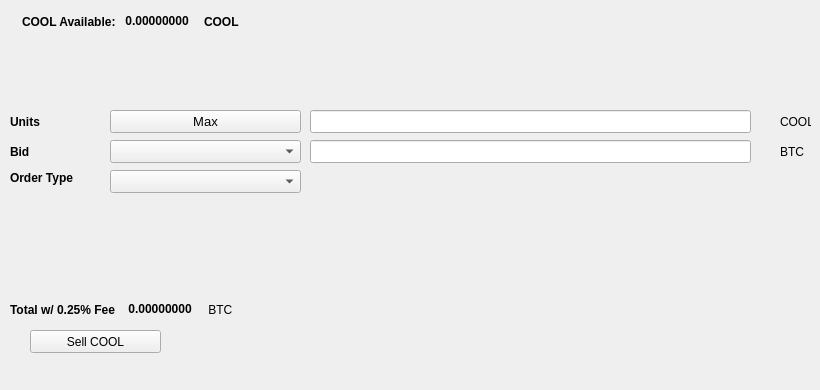
   <widget class="QWidget" name="SellTab">
    <attribute name="title">
     <string>Sell</string>
    </attribute>
    <widget class="QLabel" name="label_16">
     <property name="geometry">
      <rect>
       <x>780</x>
       <y>140</y>
       <width>31</width>
       <height>23</height>
      </rect>
     </property>
     <property name="text">
      <string>BTC</string>
     </property>
    </widget>
    <widget class="QComboBox" name="SellBidcomboBox">
     <property name="geometry">
      <rect>
       <x>110</x>
       <y>140</y>
       <width>191</width>
       <height>23</height>
      </rect>
     </property>
     <property name="font">
      <font>
       <pointsize>10</pointsize>
      </font>
     </property>
    </widget>
    <widget class="QLabel" name="label_18">
     <property name="geometry">
      <rect>
       <x>10</x>
       <y>110</y>
       <width>46</width>
       <height>23</height>
      </rect>
     </property>
     <property name="font">
      <font>
       <weight>75</weight>
       <bold>true</bold>
      </font>
     </property>
     <property name="text">
      <string>Units</string>
     </property>
    </widget>
    <widget class="QPushButton" name="Sell_Max_Amount">
     <property name="geometry">
      <rect>
       <x>110</x>
       <y>110</y>
       <width>191</width>
       <height>23</height>
      </rect>
     </property>
     <property name="font">
      <font>
       <pointsize>10</pointsize>
      </font>
     </property>
     <property name="text">
      <string>Max</string>
     </property>
    </widget>
    <widget class="QLabel" name="label_20">
     <property name="geometry">
      <rect>
       <x>10</x>
       <y>170</y>
       <width>91</width>
       <height>16</height>
      </rect>
     </property>
     <property name="font">
      <font>
       <weight>75</weight>
       <bold>true</bold>
      </font>
     </property>
     <property name="text">
      <string>Order Type</string>
     </property>
    </widget>
    <widget class="QComboBox" name="SellOrdertypeCombo">
     <property name="geometry">
      <rect>
       <x>110</x>
       <y>170</y>
       <width>191</width>
       <height>23</height>
      </rect>
     </property>
     <property name="font">
      <font>
       <pointsize>10</pointsize>
      </font>
     </property>
    </widget>
    <widget class="QLabel" name="label_21">
     <property name="geometry">
      <rect>
       <x>10</x>
       <y>140</y>
       <width>46</width>
       <height>23</height>
      </rect>
     </property>
     <property name="font">
      <font>
       <weight>75</weight>
       <bold>true</bold>
      </font>
     </property>
     <property name="text">
      <string>Bid</string>
     </property>
    </widget>
    <widget class="QLabel" name="label_22">
     <property name="geometry">
      <rect>
       <x>780</x>
       <y>110</y>
       <width>31</width>
       <height>23</height>
      </rect>
     </property>
     <property name="text">
      <string>COOL</string>
     </property>
    </widget>
    <widget class="QLineEdit" name="UnitsInputVVL">
     <property name="geometry">
      <rect>
       <x>310</x>
       <y>110</y>
       <width>441</width>
       <height>23</height>
      </rect>
     </property>
     <property name="font">
      <font>
       <pointsize>9</pointsize>
       <weight>75</weight>
       <bold>true</bold>
      </font>
     </property>
    </widget>
    <widget class="QLineEdit" name="SellBidPriceEdit">
     <property name="geometry">
      <rect>
       <x>310</x>
       <y>140</y>
       <width>441</width>
       <height>23</height>
      </rect>
     </property>
     <property name="font">
      <font>
       <pointsize>9</pointsize>
       <weight>75</weight>
       <bold>true</bold>
      </font>
     </property>
    </widget>
    <widget class="QPushButton" name="SellVVLBTN">
     <property name="geometry">
      <rect>
       <x>30</x>
       <y>330</y>
       <width>131</width>
       <height>23</height>
      </rect>
     </property>
     <property name="text">
      <string>Sell COOL</string>
     </property>
     <property name="icon">
      <iconset resource="../coolnode">
       <normaloff>:/icons/bitcoin</normaloff>:/icons/bitcoin</iconset>
     </property>
    </widget>
    <widget class="QWidget" name="layoutWidget3">
     <property name="geometry">
      <rect>
       <x>22</x>
       <y>12</y>
       <width>258</width>
       <height>19</height>
      </rect>
     </property>
     <layout class="QHBoxLayout" name="horizontalLayout">
      <item>
       <widget class="QLabel" name="label232_2">
        <property name="font">
         <font>
          <weight>75</weight>
          <bold>true</bold>
         </font>
        </property>
        <property name="text">
         <string>COOL Available:</string>
        </property>
       </widget>
      </item>
      <item>
       <widget class="QLabel" name="VVLAvailableLabel">
        <property name="palette">
         <palette>
          <active>
           <colorrole role="WindowText">
            <brush brushstyle="SolidPattern">
             <color alpha="255">
              <red>0</red>
              <green>0</green>
              <blue>0</blue>
             </color>
            </brush>
           </colorrole>
           <colorrole role="Button">
            <brush brushstyle="SolidPattern">
             <color alpha="255">
              <red>0</red>
              <green>170</green>
              <blue>0</blue>
             </color>
            </brush>
           </colorrole>
           <colorrole role="Light">
            <brush brushstyle="SolidPattern">
             <color alpha="255">
              <red>0</red>
              <green>255</green>
              <blue>0</blue>
             </color>
            </brush>
           </colorrole>
           <colorrole role="Midlight">
            <brush brushstyle="SolidPattern">
             <color alpha="255">
              <red>0</red>
              <green>212</green>
              <blue>0</blue>
             </color>
            </brush>
           </colorrole>
           <colorrole role="Dark">
            <brush brushstyle="SolidPattern">
             <color alpha="255">
              <red>0</red>
              <green>85</green>
              <blue>0</blue>
             </color>
            </brush>
           </colorrole>
           <colorrole role="Mid">
            <brush brushstyle="SolidPattern">
             <color alpha="255">
              <red>0</red>
              <green>113</green>
              <blue>0</blue>
             </color>
            </brush>
           </colorrole>
           <colorrole role="Text">
            <brush brushstyle="SolidPattern">
             <color alpha="255">
              <red>0</red>
              <green>170</green>
              <blue>0</blue>
             </color>
            </brush>
           </colorrole>
           <colorrole role="BrightText">
            <brush brushstyle="SolidPattern">
             <color alpha="255">
              <red>255</red>
              <green>255</green>
              <blue>255</blue>
             </color>
            </brush>
           </colorrole>
           <colorrole role="ButtonText">
            <brush brushstyle="SolidPattern">
             <color alpha="255">
              <red>0</red>
              <green>0</green>
              <blue>0</blue>
             </color>
            </brush>
           </colorrole>
           <colorrole role="Base">
            <brush brushstyle="SolidPattern">
             <color alpha="255">
              <red>255</red>
              <green>255</green>
              <blue>255</blue>
             </color>
            </brush>
           </colorrole>
           <colorrole role="Window">
            <brush brushstyle="SolidPattern">
             <color alpha="255">
              <red>0</red>
              <green>170</green>
              <blue>0</blue>
             </color>
            </brush>
           </colorrole>
           <colorrole role="Shadow">
            <brush brushstyle="SolidPattern">
             <color alpha="255">
              <red>0</red>
              <green>0</green>
              <blue>0</blue>
             </color>
            </brush>
           </colorrole>
           <colorrole role="AlternateBase">
            <brush brushstyle="SolidPattern">
             <color alpha="255">
              <red>127</red>
              <green>212</green>
              <blue>127</blue>
             </color>
            </brush>
           </colorrole>
           <colorrole role="ToolTipBase">
            <brush brushstyle="SolidPattern">
             <color alpha="255">
              <red>255</red>
              <green>255</green>
              <blue>220</blue>
             </color>
            </brush>
           </colorrole>
           <colorrole role="ToolTipText">
            <brush brushstyle="SolidPattern">
             <color alpha="255">
              <red>0</red>
              <green>0</green>
              <blue>0</blue>
             </color>
            </brush>
           </colorrole>
          </active>
          <inactive>
           <colorrole role="WindowText">
            <brush brushstyle="SolidPattern">
             <color alpha="255">
              <red>0</red>
              <green>0</green>
              <blue>0</blue>
             </color>
            </brush>
           </colorrole>
           <colorrole role="Button">
            <brush brushstyle="SolidPattern">
             <color alpha="255">
              <red>0</red>
              <green>170</green>
              <blue>0</blue>
             </color>
            </brush>
           </colorrole>
           <colorrole role="Light">
            <brush brushstyle="SolidPattern">
             <color alpha="255">
              <red>0</red>
              <green>255</green>
              <blue>0</blue>
             </color>
            </brush>
           </colorrole>
           <colorrole role="Midlight">
            <brush brushstyle="SolidPattern">
             <color alpha="255">
              <red>0</red>
              <green>212</green>
              <blue>0</blue>
             </color>
            </brush>
           </colorrole>
           <colorrole role="Dark">
            <brush brushstyle="SolidPattern">
             <color alpha="255">
              <red>0</red>
              <green>85</green>
              <blue>0</blue>
             </color>
            </brush>
           </colorrole>
           <colorrole role="Mid">
            <brush brushstyle="SolidPattern">
             <color alpha="255">
              <red>0</red>
              <green>113</green>
              <blue>0</blue>
             </color>
            </brush>
           </colorrole>
           <colorrole role="Text">
            <brush brushstyle="SolidPattern">
             <color alpha="255">
              <red>0</red>
              <green>170</green>
              <blue>0</blue>
             </color>
            </brush>
           </colorrole>
           <colorrole role="BrightText">
            <brush brushstyle="SolidPattern">
             <color alpha="255">
              <red>255</red>
              <green>255</green>
              <blue>255</blue>
             </color>
            </brush>
           </colorrole>
           <colorrole role="ButtonText">
            <brush brushstyle="SolidPattern">
             <color alpha="255">
              <red>0</red>
              <green>0</green>
              <blue>0</blue>
             </color>
            </brush>
           </colorrole>
           <colorrole role="Base">
            <brush brushstyle="SolidPattern">
             <color alpha="255">
              <red>255</red>
              <green>255</green>
              <blue>255</blue>
             </color>
            </brush>
           </colorrole>
           <colorrole role="Window">
            <brush brushstyle="SolidPattern">
             <color alpha="255">
              <red>0</red>
              <green>170</green>
              <blue>0</blue>
             </color>
            </brush>
           </colorrole>
           <colorrole role="Shadow">
            <brush brushstyle="SolidPattern">
             <color alpha="255">
              <red>0</red>
              <green>0</green>
              <blue>0</blue>
             </color>
            </brush>
           </colorrole>
           <colorrole role="AlternateBase">
            <brush brushstyle="SolidPattern">
             <color alpha="255">
              <red>127</red>
              <green>212</green>
              <blue>127</blue>
             </color>
            </brush>
           </colorrole>
           <colorrole role="ToolTipBase">
            <brush brushstyle="SolidPattern">
             <color alpha="255">
              <red>255</red>
              <green>255</green>
              <blue>220</blue>
             </color>
            </brush>
           </colorrole>
           <colorrole role="ToolTipText">
            <brush brushstyle="SolidPattern">
             <color alpha="255">
              <red>0</red>
              <green>0</green>
              <blue>0</blue>
             </color>
            </brush>
           </colorrole>
          </inactive>
          <disabled>
           <colorrole role="WindowText">
            <brush brushstyle="SolidPattern">
             <color alpha="255">
              <red>0</red>
              <green>85</green>
              <blue>0</blue>
             </color>
            </brush>
           </colorrole>
           <colorrole role="Button">
            <brush brushstyle="SolidPattern">
             <color alpha="255">
              <red>0</red>
              <green>170</green>
              <blue>0</blue>
             </color>
            </brush>
           </colorrole>
           <colorrole role="Light">
            <brush brushstyle="SolidPattern">
             <color alpha="255">
              <red>0</red>
              <green>255</green>
              <blue>0</blue>
             </color>
            </brush>
           </colorrole>
           <colorrole role="Midlight">
            <brush brushstyle="SolidPattern">
             <color alpha="255">
              <red>0</red>
              <green>212</green>
              <blue>0</blue>
             </color>
            </brush>
           </colorrole>
           <colorrole role="Dark">
            <brush brushstyle="SolidPattern">
             <color alpha="255">
              <red>0</red>
              <green>85</green>
              <blue>0</blue>
             </color>
            </brush>
           </colorrole>
           <colorrole role="Mid">
            <brush brushstyle="SolidPattern">
             <color alpha="255">
              <red>0</red>
              <green>113</green>
              <blue>0</blue>
             </color>
            </brush>
           </colorrole>
           <colorrole role="Text">
            <brush brushstyle="SolidPattern">
             <color alpha="255">
              <red>0</red>
              <green>85</green>
              <blue>0</blue>
             </color>
            </brush>
           </colorrole>
           <colorrole role="BrightText">
            <brush brushstyle="SolidPattern">
             <color alpha="255">
              <red>255</red>
              <green>255</green>
              <blue>255</blue>
             </color>
            </brush>
           </colorrole>
           <colorrole role="ButtonText">
            <brush brushstyle="SolidPattern">
             <color alpha="255">
              <red>0</red>
              <green>85</green>
              <blue>0</blue>
             </color>
            </brush>
           </colorrole>
           <colorrole role="Base">
            <brush brushstyle="SolidPattern">
             <color alpha="255">
              <red>0</red>
              <green>170</green>
              <blue>0</blue>
             </color>
            </brush>
           </colorrole>
           <colorrole role="Window">
            <brush brushstyle="SolidPattern">
             <color alpha="255">
              <red>0</red>
              <green>170</green>
              <blue>0</blue>
             </color>
            </brush>
           </colorrole>
           <colorrole role="Shadow">
            <brush brushstyle="SolidPattern">
             <color alpha="255">
              <red>0</red>
              <green>0</green>
              <blue>0</blue>
             </color>
            </brush>
           </colorrole>
           <colorrole role="AlternateBase">
            <brush brushstyle="SolidPattern">
             <color alpha="255">
              <red>0</red>
              <green>170</green>
              <blue>0</blue>
             </color>
            </brush>
           </colorrole>
           <colorrole role="ToolTipBase">
            <brush brushstyle="SolidPattern">
             <color alpha="255">
              <red>255</red>
              <green>255</green>
              <blue>220</blue>
             </color>
            </brush>
           </colorrole>
           <colorrole role="ToolTipText">
            <brush brushstyle="SolidPattern">
             <color alpha="255">
              <red>0</red>
              <green>0</green>
              <blue>0</blue>
             </color>
            </brush>
           </colorrole>
          </disabled>
         </palette>
        </property>
        <property name="font">
         <font>
          <weight>75</weight>
          <bold>true</bold>
         </font>
        </property>
        <property name="text">
         <string> 0.00000000 </string>
        </property>
        <property name="textInteractionFlags">
         <set>Qt::LinksAccessibleByMouse|Qt::TextSelectableByKeyboard|Qt::TextSelectableByMouse</set>
        </property>
       </widget>
      </item>
      <item>
       <widget class="QLabel" name="labelVVL">
        <property name="font">
         <font>
          <weight>75</weight>
          <bold>true</bold>
         </font>
        </property>
        <property name="text">
         <string>COOL</string>
        </property>
       </widget>
      </item>
     </layout>
    </widget>
    <widget class="QWidget" name="layoutWidget">
     <property name="geometry">
      <rect>
       <x>10</x>
       <y>300</y>
       <width>268</width>
       <height>19</height>
      </rect>
     </property>
     <layout class="QHBoxLayout" name="horizontalLayout_2">
      <item>
       <widget class="QLabel" name="label_19">
        <property name="font">
         <font>
          <weight>75</weight>
          <bold>true</bold>
         </font>
        </property>
        <property name="text">
         <string>Total w/ 0.25% Fee </string>
        </property>
       </widget>
      </item>
      <item>
       <widget class="QLabel" name="SellCostLabel">
        <property name="palette">
         <palette>
          <active>
           <colorrole role="WindowText">
            <brush brushstyle="SolidPattern">
             <color alpha="255">
              <red>0</red>
              <green>0</green>
              <blue>0</blue>
             </color>
            </brush>
           </colorrole>
           <colorrole role="Button">
            <brush brushstyle="SolidPattern">
             <color alpha="255">
              <red>0</red>
              <green>170</green>
              <blue>0</blue>
             </color>
            </brush>
           </colorrole>
           <colorrole role="Light">
            <brush brushstyle="SolidPattern">
             <color alpha="255">
              <red>0</red>
              <green>255</green>
              <blue>0</blue>
             </color>
            </brush>
           </colorrole>
           <colorrole role="Midlight">
            <brush brushstyle="SolidPattern">
             <color alpha="255">
              <red>0</red>
              <green>212</green>
              <blue>0</blue>
             </color>
            </brush>
           </colorrole>
           <colorrole role="Dark">
            <brush brushstyle="SolidPattern">
             <color alpha="255">
              <red>0</red>
              <green>85</green>
              <blue>0</blue>
             </color>
            </brush>
           </colorrole>
           <colorrole role="Mid">
            <brush brushstyle="SolidPattern">
             <color alpha="255">
              <red>0</red>
              <green>113</green>
              <blue>0</blue>
             </color>
            </brush>
           </colorrole>
           <colorrole role="Text">
            <brush brushstyle="SolidPattern">
             <color alpha="255">
              <red>0</red>
              <green>170</green>
              <blue>0</blue>
             </color>
            </brush>
           </colorrole>
           <colorrole role="BrightText">
            <brush brushstyle="SolidPattern">
             <color alpha="255">
              <red>255</red>
              <green>255</green>
              <blue>255</blue>
             </color>
            </brush>
           </colorrole>
           <colorrole role="ButtonText">
            <brush brushstyle="SolidPattern">
             <color alpha="255">
              <red>0</red>
              <green>0</green>
              <blue>0</blue>
             </color>
            </brush>
           </colorrole>
           <colorrole role="Base">
            <brush brushstyle="SolidPattern">
             <color alpha="255">
              <red>255</red>
              <green>255</green>
              <blue>255</blue>
             </color>
            </brush>
           </colorrole>
           <colorrole role="Window">
            <brush brushstyle="SolidPattern">
             <color alpha="255">
              <red>0</red>
              <green>170</green>
              <blue>0</blue>
             </color>
            </brush>
           </colorrole>
           <colorrole role="Shadow">
            <brush brushstyle="SolidPattern">
             <color alpha="255">
              <red>0</red>
              <green>0</green>
              <blue>0</blue>
             </color>
            </brush>
           </colorrole>
           <colorrole role="AlternateBase">
            <brush brushstyle="SolidPattern">
             <color alpha="255">
              <red>127</red>
              <green>212</green>
              <blue>127</blue>
             </color>
            </brush>
           </colorrole>
           <colorrole role="ToolTipBase">
            <brush brushstyle="SolidPattern">
             <color alpha="255">
              <red>255</red>
              <green>255</green>
              <blue>220</blue>
             </color>
            </brush>
           </colorrole>
           <colorrole role="ToolTipText">
            <brush brushstyle="SolidPattern">
             <color alpha="255">
              <red>0</red>
              <green>0</green>
              <blue>0</blue>
             </color>
            </brush>
           </colorrole>
          </active>
          <inactive>
           <colorrole role="WindowText">
            <brush brushstyle="SolidPattern">
             <color alpha="255">
              <red>0</red>
              <green>0</green>
              <blue>0</blue>
             </color>
            </brush>
           </colorrole>
           <colorrole role="Button">
            <brush brushstyle="SolidPattern">
             <color alpha="255">
              <red>0</red>
              <green>170</green>
              <blue>0</blue>
             </color>
            </brush>
           </colorrole>
           <colorrole role="Light">
            <brush brushstyle="SolidPattern">
             <color alpha="255">
              <red>0</red>
              <green>255</green>
              <blue>0</blue>
             </color>
            </brush>
           </colorrole>
           <colorrole role="Midlight">
            <brush brushstyle="SolidPattern">
             <color alpha="255">
              <red>0</red>
              <green>212</green>
              <blue>0</blue>
             </color>
            </brush>
           </colorrole>
           <colorrole role="Dark">
            <brush brushstyle="SolidPattern">
             <color alpha="255">
              <red>0</red>
              <green>85</green>
              <blue>0</blue>
             </color>
            </brush>
           </colorrole>
           <colorrole role="Mid">
            <brush brushstyle="SolidPattern">
             <color alpha="255">
              <red>0</red>
              <green>113</green>
              <blue>0</blue>
             </color>
            </brush>
           </colorrole>
           <colorrole role="Text">
            <brush brushstyle="SolidPattern">
             <color alpha="255">
              <red>0</red>
              <green>170</green>
              <blue>0</blue>
             </color>
            </brush>
           </colorrole>
           <colorrole role="BrightText">
            <brush brushstyle="SolidPattern">
             <color alpha="255">
              <red>255</red>
              <green>255</green>
              <blue>255</blue>
             </color>
            </brush>
           </colorrole>
           <colorrole role="ButtonText">
            <brush brushstyle="SolidPattern">
             <color alpha="255">
              <red>0</red>
              <green>0</green>
              <blue>0</blue>
             </color>
            </brush>
           </colorrole>
           <colorrole role="Base">
            <brush brushstyle="SolidPattern">
             <color alpha="255">
              <red>255</red>
              <green>255</green>
              <blue>255</blue>
             </color>
            </brush>
           </colorrole>
           <colorrole role="Window">
            <brush brushstyle="SolidPattern">
             <color alpha="255">
              <red>0</red>
              <green>170</green>
              <blue>0</blue>
             </color>
            </brush>
           </colorrole>
           <colorrole role="Shadow">
            <brush brushstyle="SolidPattern">
             <color alpha="255">
              <red>0</red>
              <green>0</green>
              <blue>0</blue>
             </color>
            </brush>
           </colorrole>
           <colorrole role="AlternateBase">
            <brush brushstyle="SolidPattern">
             <color alpha="255">
              <red>127</red>
              <green>212</green>
              <blue>127</blue>
             </color>
            </brush>
           </colorrole>
           <colorrole role="ToolTipBase">
            <brush brushstyle="SolidPattern">
             <color alpha="255">
              <red>255</red>
              <green>255</green>
              <blue>220</blue>
             </color>
            </brush>
           </colorrole>
           <colorrole role="ToolTipText">
            <brush brushstyle="SolidPattern">
             <color alpha="255">
              <red>0</red>
              <green>0</green>
              <blue>0</blue>
             </color>
            </brush>
           </colorrole>
          </inactive>
          <disabled>
           <colorrole role="WindowText">
            <brush brushstyle="SolidPattern">
             <color alpha="255">
              <red>0</red>
              <green>85</green>
              <blue>0</blue>
             </color>
            </brush>
           </colorrole>
           <colorrole role="Button">
            <brush brushstyle="SolidPattern">
             <color alpha="255">
              <red>0</red>
              <green>170</green>
              <blue>0</blue>
             </color>
            </brush>
           </colorrole>
           <colorrole role="Light">
            <brush brushstyle="SolidPattern">
             <color alpha="255">
              <red>0</red>
              <green>255</green>
              <blue>0</blue>
             </color>
            </brush>
           </colorrole>
           <colorrole role="Midlight">
            <brush brushstyle="SolidPattern">
             <color alpha="255">
              <red>0</red>
              <green>212</green>
              <blue>0</blue>
             </color>
            </brush>
           </colorrole>
           <colorrole role="Dark">
            <brush brushstyle="SolidPattern">
             <color alpha="255">
              <red>0</red>
              <green>85</green>
              <blue>0</blue>
             </color>
            </brush>
           </colorrole>
           <colorrole role="Mid">
            <brush brushstyle="SolidPattern">
             <color alpha="255">
              <red>0</red>
              <green>113</green>
              <blue>0</blue>
             </color>
            </brush>
           </colorrole>
           <colorrole role="Text">
            <brush brushstyle="SolidPattern">
             <color alpha="255">
              <red>0</red>
              <green>85</green>
              <blue>0</blue>
             </color>
            </brush>
           </colorrole>
           <colorrole role="BrightText">
            <brush brushstyle="SolidPattern">
             <color alpha="255">
              <red>255</red>
              <green>255</green>
              <blue>255</blue>
             </color>
            </brush>
           </colorrole>
           <colorrole role="ButtonText">
            <brush brushstyle="SolidPattern">
             <color alpha="255">
              <red>0</red>
              <green>85</green>
              <blue>0</blue>
             </color>
            </brush>
           </colorrole>
           <colorrole role="Base">
            <brush brushstyle="SolidPattern">
             <color alpha="255">
              <red>0</red>
              <green>170</green>
              <blue>0</blue>
             </color>
            </brush>
           </colorrole>
           <colorrole role="Window">
            <brush brushstyle="SolidPattern">
             <color alpha="255">
              <red>0</red>
              <green>170</green>
              <blue>0</blue>
             </color>
            </brush>
           </colorrole>
           <colorrole role="Shadow">
            <brush brushstyle="SolidPattern">
             <color alpha="255">
              <red>0</red>
              <green>0</green>
              <blue>0</blue>
             </color>
            </brush>
           </colorrole>
           <colorrole role="AlternateBase">
            <brush brushstyle="SolidPattern">
             <color alpha="255">
              <red>0</red>
              <green>170</green>
              <blue>0</blue>
             </color>
            </brush>
           </colorrole>
           <colorrole role="ToolTipBase">
            <brush brushstyle="SolidPattern">
             <color alpha="255">
              <red>255</red>
              <green>255</green>
              <blue>220</blue>
             </color>
            </brush>
           </colorrole>
           <colorrole role="ToolTipText">
            <brush brushstyle="SolidPattern">
             <color alpha="255">
              <red>0</red>
              <green>0</green>
              <blue>0</blue>
             </color>
            </brush>
           </colorrole>
          </disabled>
         </palette>
        </property>
        <property name="font">
         <font>
          <weight>75</weight>
          <bold>true</bold>
         </font>
        </property>
        <property name="autoFillBackground">
         <bool>false</bool>
        </property>
        <property name="text">
         <string> 0.00000000</string>
        </property>
        <property name="textInteractionFlags">
         <set>Qt::LinksAccessibleByMouse|Qt::TextSelectableByMouse</set>
        </property>
       </widget>
      </item>
      <item>
       <widget class="QLabel" name="label_17">
        <property name="font">
         <font>
          <weight>50</weight>
          <bold>false</bold>
         </font>
        </property>
        <property name="text">
         <string> BTC</string>
        </property>
       </widget>
      </item>
     </layout>
    </widget>
    <widget class="QLabel" name="label_23">
     <property name="geometry">
      <rect>
       <x>460</x>
       <y>300</y>
       <width>281</width>
       <height>81</height>
      </rect>
     </property>
     <property name="text">
      <string/>
     </property>
     <property name="pixmap">
      <pixmap>:/images/bittrex</pixmap>
     </property>
    </widget>
   </widget>
